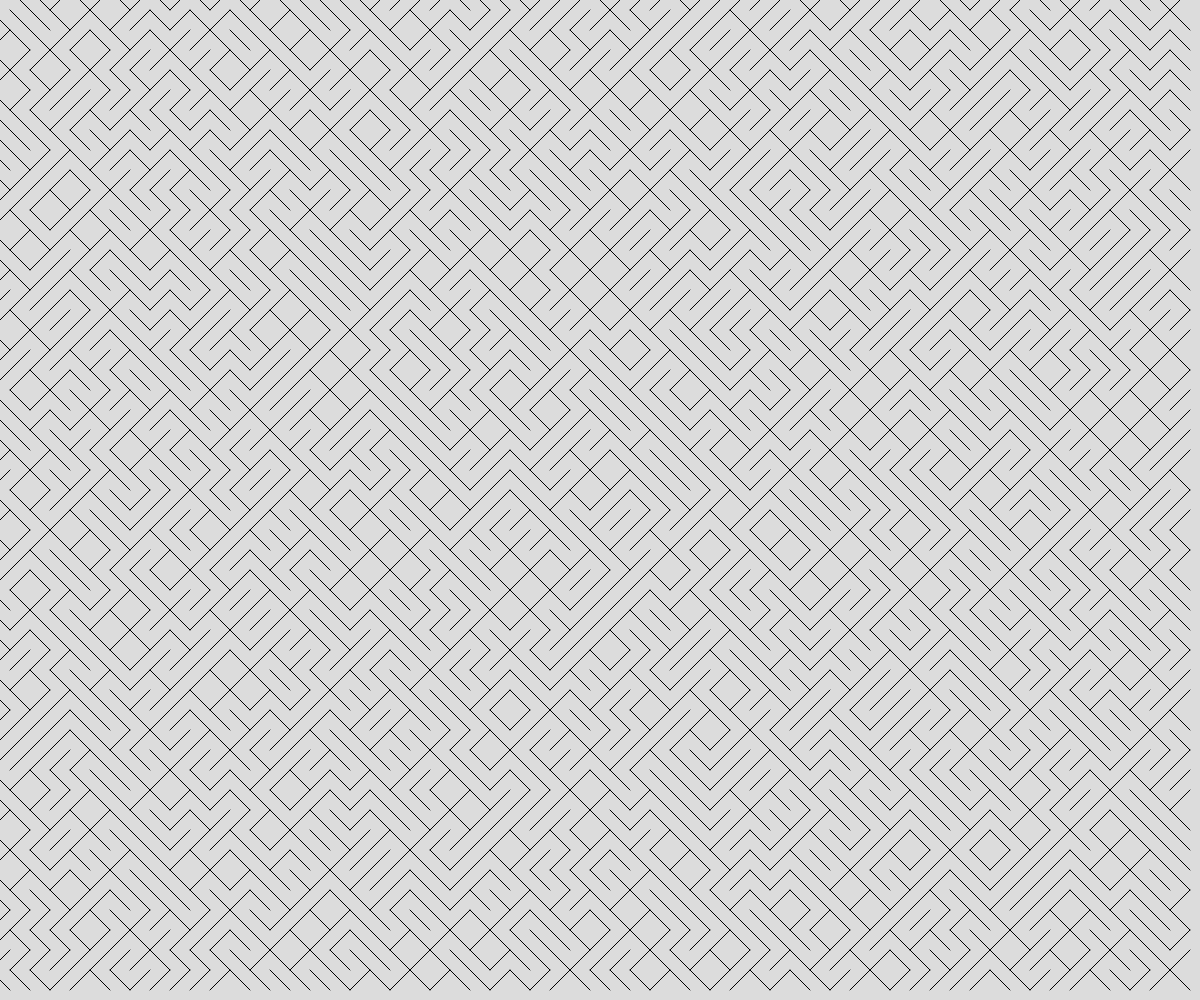
Frame 1 (no input)
Frame 60 (no input): identical to frame 1, image omitted
Frame 120 (the mouse pressed at the canvas centre since frame 60): identical to frame 1, image omitted

The p5.js sketch that drew this single still picture (run headless with seeded random() and noise() and a simulated clock; from frame 60 on, the mouse is pressed at the canvas centre):

// p5.js sketch
// ── sketch.js
// This is a genarative Art demo
//Using Object Notation and Arrays
// March 07, 2025

const LINESIZE = 20;
let lineArray = [];
let someLine;

function setup() {
  createCanvas(windowWidth, windowHeight);
  for (let x= 0; x< width; x+=LINESIZE){
    for (let y= 0; y< height; y+=LINESIZE){
      someLine = spownLine(x, y, LINESIZE);
      lineArray.push(someLine);
    }
  }
  // noLoop();
}

function draw() {
  background(220);
  for (let aLine of lineArray){
    line(aLine.x1,aLine.y1,aLine.x2,aLine.y2);
  }
}

function spownLine(x, y, theSize){
  let theLine;
  let choise = random(100);
  if (choise < 50){
    //Negative slope
    theLine = {
      x1: x-theSize/2,
      y1: y-theSize/2,
      x2: x+theSize/2,
      y2: y+theSize/2,
    };
  }
  else {
    //positive slope
    theLine = {
      x1: x-theSize/2,
      y1: y+theSize/2,
      x2: x+theSize/2,
      y2: y-theSize/2,
    };
  }
  return theLine;
}
